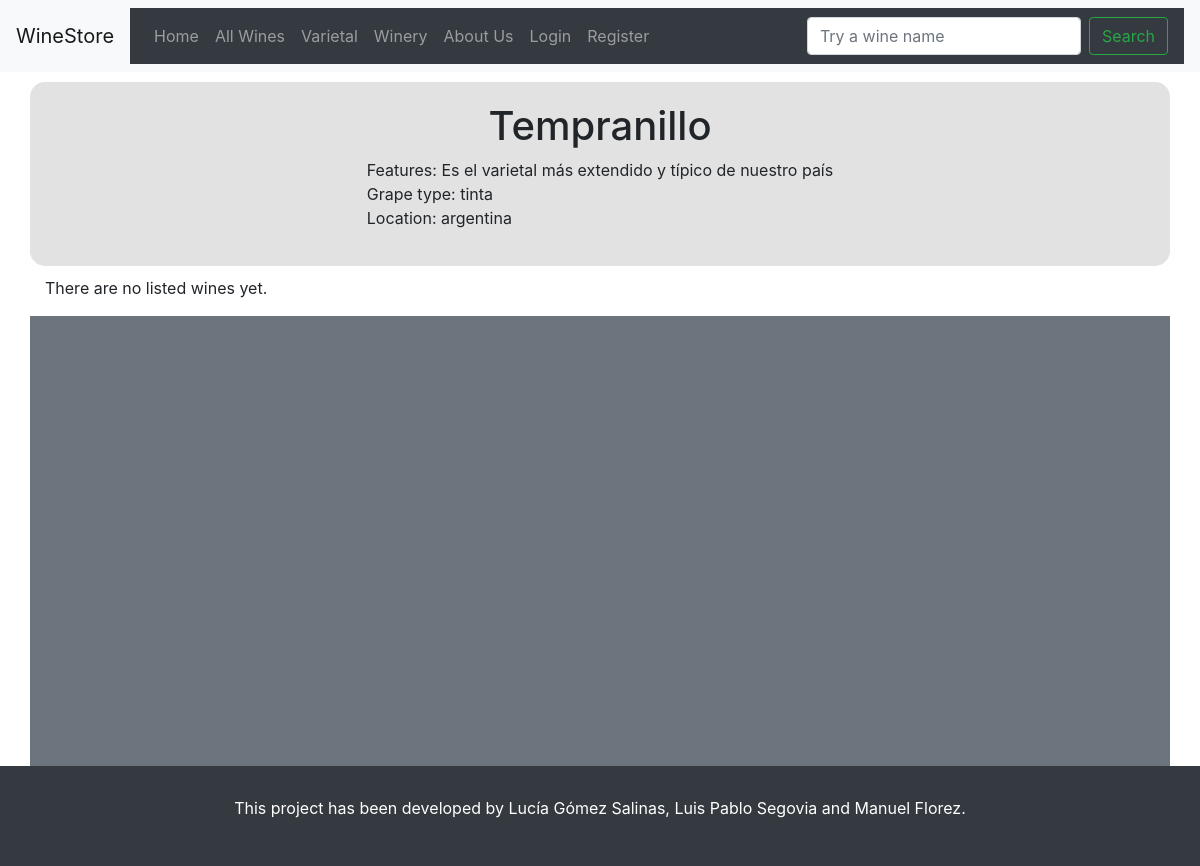
/varietal/varietal_products/1/, run on an earlier commit of the app's database.
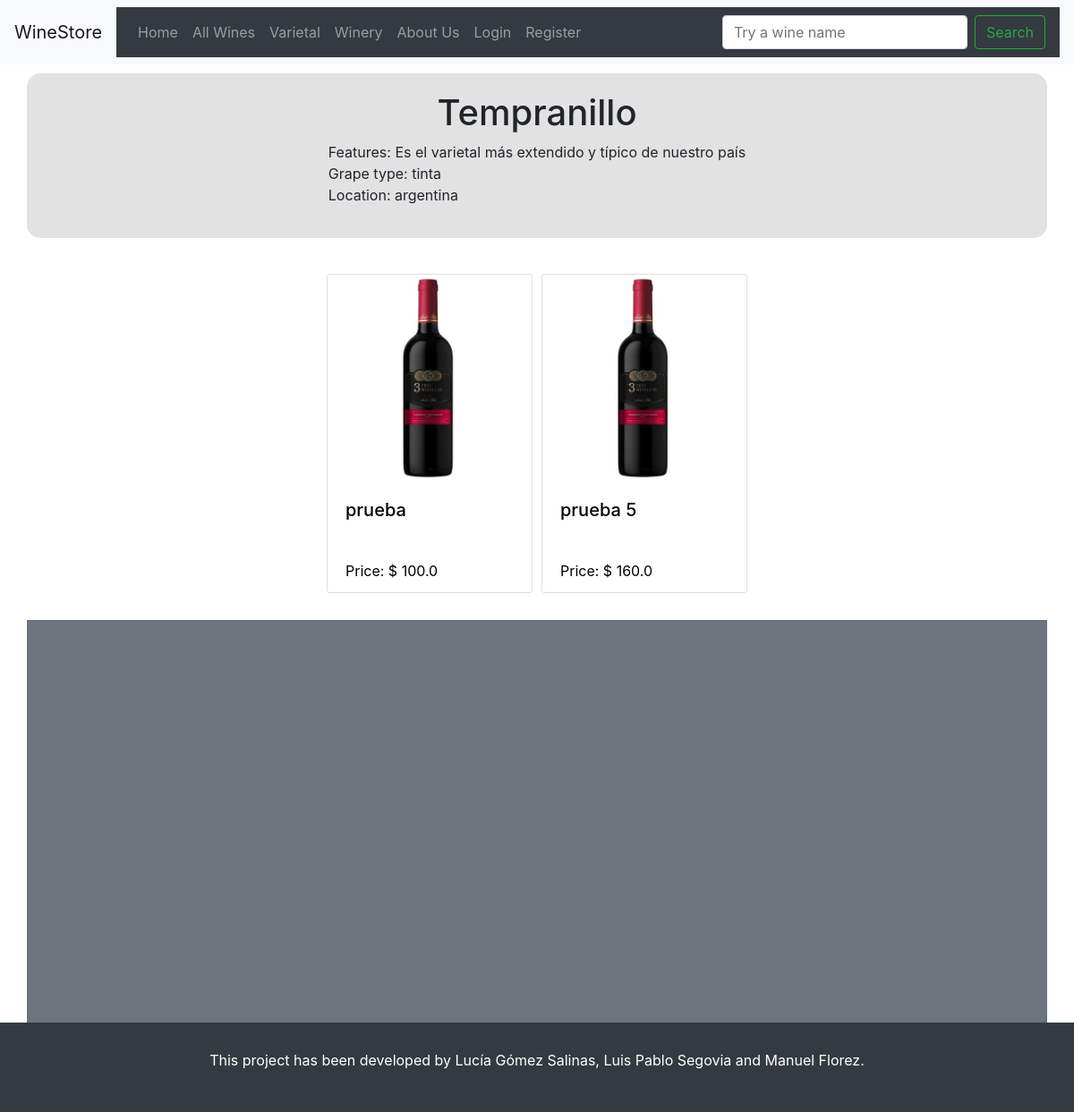
And on a later commit of the database.
### wines/models.py (models this page shows, shortened)
class Wine(models.Model):
    name = models.CharField(max_length=50)
    winery = models.ForeignKey(Winery, on_delete=models.CASCADE)
    varietal = models.ForeignKey(varietal, on_delete=models.CASCADE)
    age = models.IntegerField()
    price = models.FloatField(default=0)
    image = models.ImageField(upload_to='wines/', null=True, blank=True)

### varietal/views.py (the view)
# urls.py: path('varietal_products/<int:vid>/', varietal_products, name='varietal_products'),
def varietal_products(request, vid):
    var = varietal.objects.get(pk=vid)
    wine_list = Wine.objects.filter(varietal=var)
    return render(request, 'varietal/varietal_products.html', context={'varietal':var, 'wine_list':wine_list})

### templates/varietal/varietal_products.html (shortened to what this page needs)
{% extends 'base.html' %}
{% block content %}
    <div class="container"
    style="display: grid; place-items:center; padding:20px;
    border-radius: 15px; margin-top: 10px; margin-bottom: 10px;
    background-color: rgb(226, 226, 226);">
        <h1>{{varietal.name}}</h1>
        <p>Features: {{varietal.features}} <br>
            Grape type: {{varietal.type_grape}} <br>
            Location: {{varietal.location}} <br>
        </p>
    </div>
    <section class="container">
        {% if wine_list %}
            <div class="container containerCard">
                {% for wine in wine_list %}
                    <div class="card" style="width: 230px;">
                        <a href="../../../wines/detail/{{wine.id}}/">
                            <img src="{{ wine.image.url }}" class="card-img-top" alt="image{{wine.name}}">
                            <div class="card-body">
                                <h5 class="card-title">{{ wine.name }}</h5>
                            </div>
                            <ul class="list-group list-group-flush">
                                <li class="list-group-item">Price: $ {{ wine.price }}</li>
                            </ul>
                        </a>
                    </div>
                {% endfor %}
            </div>
        {% else %}
            <p>There are no listed wines yet.</p>
        {% endif %}
    </section>
{% endblock %}

What changed in the data, as far as the page shows it:
added Wine: image (picture), name "prueba", price "100.0"
added Wine: image (picture), name "prueba 5", price "160.0"
Also different on the page:
text no longer shown: "There are no listed wines yet."
